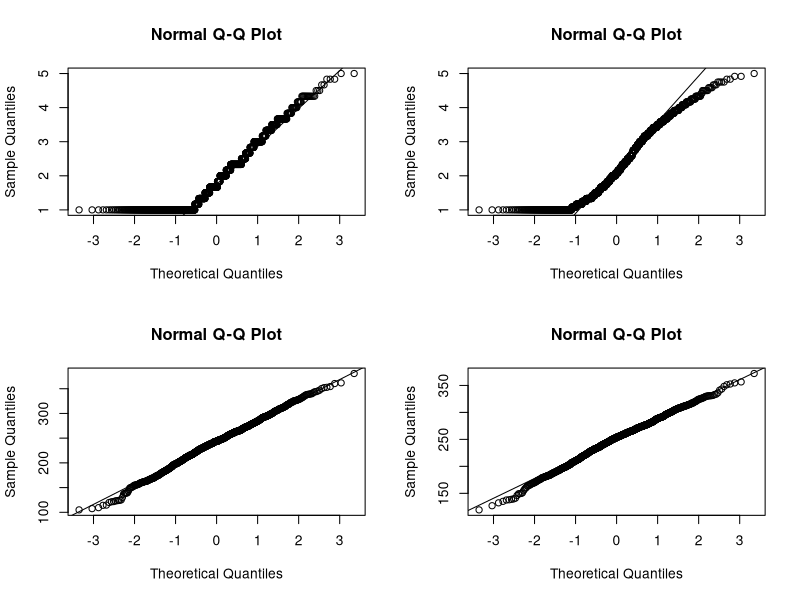

The R script that drew this image: (Note: this script raises an error after producing the figure.)
## ---- chunk 1
#s<-getwd()
#substr(s, 1, nchar(s)-4)
#path<-paste(substr(s, 1, nchar(s)-4),"Data/Data-NFEHRS_revised.sav",sep = "")
#library(haven)
#Rawdata<- read_sav(path)  #1247
## ---- chunk 2
setwd("/Users/kellyhuang/Desktop")
getwd()
#install.packages("haven")
library(haven)
Rawdata <- haven::read_sav("Data-NFEHRS_revised.sav")
## ---- chunk 3
summary(Rawdata$num_use)
nrow(Rawdata[Rawdata$num_use==7,])  
## ---- chunk 4
newdata<- Rawdata[Rawdata$num_use!=7,]  #1246
par(mfrow=c(2,2))
#1)skill_num
summary(newdata$num_use)
qqnorm(newdata$num_use)
qqline(newdata$num_use)

#2) skill_lit
summary(newdata$liter_use)
qqnorm(newdata$liter_use)
qqline(newdata$liter_use)

#3) test_num
summary(newdata$pvnumM)
qqnorm(newdata$pvnumM)
qqline(newdata$pvnumM)

#4) test_lit
summary(newdata$pvlitM)
qqnorm(newdata$pvlitM)
qqline(newdata$pvlitM)

## ---- chunk 5
nrow(newdata[is.na(newdata$Mgr),]) #501
nrow(newdata[is.na(newdata$GENDER_R),]) #0
nrow(newdata[is.na(newdata$ED_Level),]) #0
nrow(newdata[is.na(newdata$EMPloyed),]) #0
nrow(newdata[is.na(newdata$Full_part),]) #0
nrow(newdata[is.na(newdata$Years_wk),]) #0
nrow(newdata[is.na(newdata$work_flexM),]) #0
nrow(newdata[is.na(newdata$work_lrnM),]) #0
nrow(newdata[is.na(newdata$pub_priv),]) #40
nrow(newdata[is.na(newdata$NFE12),]) #0
nrow(newdata[is.na(newdata$FNFAET12),]) #0
nrow(newdata[is.na(newdata$FNFE12JR),]) #0
nrow(newdata[is.na(newdata$FNFAET12JR),]) #0
nrow(newdata[is.na(newdata$FNFAET12NJR),]) #0
nrow(newdata[is.na(newdata$NFEHRS),]) #0

## ---- chunk 6
table(newdata$pub_priv)
## ---- chunk 7
##1.ED_Level
unique(newdata$ED_Level)
nrow(newdata[newdata$ED_Level == 8,]) #only one observation, changes it to 4
newdata<- within(newdata, ED_Level[ED_Level==8]<-4 )

##2.Categorical variable
newdata$pub_priv <- factor(newdata$pub_priv)
newdata$GENDER_R <- as.factor(newdata$GENDER_R)
newdata$ED_Level <- as.factor(newdata$ED_Level)
newdata$Full_part <- as.factor(newdata$Full_part)
newdata$NFE12 <- as.factor(newdata$NFE12)
newdata$FNFE12JR <- as.factor(newdata$FNFE12JR)
newdata$FNFAET12NJR <- as.factor(newdata$FNFAET12NJR)
newdata$FNFAET12JR <- as.factor(newdata$FNFAET12JR)

##3. "FNFAET12" "FNFAET12JR" "FNFAET12NJR" t-test:
#1)pvlitM
t.test(pvlitM~FNFAET12, data = newdata) #p-value < 2.2e-16
t.test(pvlitM~FNFAET12JR, data = newdata) #p-value = 9.813e-13
t.test(pvlitM~FNFAET12NJR, data = newdata) #p-value = 0.0001315

#2)pvnumM
t.test(pvnumM~FNFAET12, data = newdata) #p-value < 2.2e-16
t.test(pvnumM~FNFAET12JR, data = newdata) #p-value < 2.2e-16
t.test(pvnumM~FNFAET12NJR, data = newdata) #p-value = 6.66e-06
##they are all statistically significant and FNFAET12 is the union of other two variables.

##4.FNFE12JR and FNFAET12JR
table(data_priv$FNFE12JR == data_priv$FNFAET12JR)##They are exactly the same: use one of them


## ---- chunk 8
newdata.numeric<-newdata[,c("AGE_R","Years_wk","work_flexM","work_lrnM","act_lrn",
                            "NFEHRS","pvlitM","pvnumM")]
cor(newdata.numeric)
## ---- chunk 9
#anova
# pvlitM vs gender
boxplot(pvlitM~GENDER_R,data=newdata, main="gender vs pvlitM", 
      xlab="gender", ylab="literacy score")
summary(aov(pvlitM~GENDER_R,data=newdata))

# pvlitM vs age
newdata$age_cat <-cut(newdata$AGE_R, c(49,55,60,65))
boxplot(pvlitM~age_cat,data=newdata, main="age vs pvlitM", 
      xlab="age", ylab="literacy score")
summary(aov(pvlitM~age_cat,data=newdata))


interaction.plot(newdata$GENDER_R, newdata$age_cat, newdata$pvlitM)
summary(aov(pvlitM~age_cat*GENDER_R,data=newdata))

# pvlitM vs full/part time
boxplot(pvlitM~Full_part,data=newdata, main="pvlitM vs full/part time", 
      xlab="full/part time", ylab="literacy score")
summary(aov(pvlitM~Full_part,data=newdata))

# pvlitM vs education
boxplot(pvlitM~ED_Level,data=newdata, main="pvlitM vs education", 
      xlab="education", ylab="literacy score")
summary(aov(pvlitM~ED_Level,data=newdata))

# pvlitM vs work year
newdata$Years_wk_cat <-cut(newdata$Years_wk, c(0,10,20,30,40,100), right=FALSE)
boxplot(pvlitM~Years_wk_cat,data=newdata, main="pvlitM vs work year", 
      xlab="work year", ylab="literacy score")
summary(aov(pvlitM~Years_wk_cat,data=newdata))

# pvlitM vs work_flexM
newdata$flex_cat <-cut(newdata$work_flexM, c(1,2,3,4,6), right=FALSE)
boxplot(pvlitM~flex_cat,data=newdata, main="pvlitM vs work flexibility", 
      xlab="work flexibility", ylab="literacy score")
summary(aov(pvlitM~flex_cat,data=newdata))

# pvlitM vs active learning
boxplot(pvlitM~act_lrn,data=newdata, main="pvlitM vs active learning", 
      xlab="active learning", ylab="literacy score")
summary(aov(pvlitM~act_lrn,data=newdata))

# pvlitM vs private/public
boxplot(pvlitM~Full_part,data=newdata, main="pvlitM vs private/public sector", 
      xlab="private/public sector", ylab="literacy score")
summary(aov(pvlitM~Full_part,data=newdata))

# pvlitM vs None formal education
boxplot(pvlitM~NFE12,data=newdata, main="pvlitM vs None formal education", 
      xlab="None formal education", ylab="literacy score")
summary(aov(pvlitM~NFE12,data=newdata))

# pvlitM vs adult eduction
boxplot(pvlitM~FNFAET12,data=newdata, main="pvlitM vs adult eduction", 
      xlab="adult eduction", ylab="literacy score")
summary(aov(pvlitM~FNFAET12,data=newdata))

# pvlitM vs adult eduction
unique(newdata$NFEHRS)
summary(lm(pvlitM~NFEHRS,data=newdata))
boxplot(pvlitM~NFEHRS,data=newdata, main="pvlitM vs eductaion", 
      xlab="adult eduction", ylab="literacy score")
summary(aov(pvlitM~NFEHRS,data=newdata))
## ---- chunk 10
# pvnum vs gender
boxplot(pvnumM~GENDER_R,data=newdata, main="gender vs pvnum", 
      xlab="gender", ylab="numeracy score")
summary(aov(pvnumM~GENDER_R,data=newdata))

# pvnum vs age
newdata$age_cat <-cut(newdata$AGE_R, c(49,55,60,65))
boxplot(pvnumM~age_cat,data=newdata, main="age vs pvnumM", 
      xlab="age", ylab="numeracy score")
summary(aov(pvnumM~age_cat,data=newdata))


interaction.plot(newdata$GENDER_R, newdata$age_cat, newdata$pvnumM)
summary(aov(pvnumM~age_cat*GENDER_R,data=newdata))

# pvnum vs full/part time
boxplot(pvnumM~Full_part,data=newdata, main="pvnumM vs full/part time", 
      xlab="full/part time", ylab="numeracy score")
summary(aov(pvnumM~Full_part,data=newdata))

# pvnum vs education
boxplot(pvnumM~ED_Level,data=newdata, main="pvnumM vs education", 
      xlab="education", ylab="numeracy score")
summary(aov(pvnumM~ED_Level,data=newdata))

# pvnum vs work year
boxplot(pvnumM~Years_wk_cat,data=newdata, main="pvnumM vs work year", 
      xlab="work year", ylab="numeracy score")
summary(aov(pvnumM~Years_wk_cat,data=newdata))
## ---- chunk 11
#numeracy:
data_num<- newdata[,c(-3,-4,-6,-8,-11,-12,-15,-16,-18,-21,-22)]
data_num<- na.omit(data_num) #1207
full.num<-lm(pvnumM~.,data=data_num)
null.num<-lm(pvnumM~1,data=data_num)
step(null.lit,scope = list(lower=null.lit,upper=full.lit), direction="both", criterion 
     = "AIC", trace = F)   #ED_Level, act_lrn, Age, Gender, work_flexM,NFEHRS, public/private

step(null.lit,scope = list(lower=null.lit,upper=full.lit), direction="both", criterion 
     = "BIC", trace = F, k=log(nrow(data_num))) #ED_level, act_ln

#literacture:
data_lit<- newdata[,c(-3,-4,-6,-8,-11,-12,-15,-16,-19,-21,-22)] 
data_lit<- na.omit(data_lit) #1207
full.lit<-lm(pvlitM~.,data=data_lit)
null.lit<-lm(pvlitM~1,data=data_lit)
step(null.lit,scope = list(lower=null.lit,upper=full.lit),direction="both", criterion = 
      "AIC", trace = F)#ED_Level, act_lrn, Age, Gender, work_flexM,NFEHRS,public/private

step(null.lit,scope = list(lower=null.lit,upper=full.lit),direction="both", criterion = 
       "BIC", trace = F,k=log(nrow(data_lit))) #ED_Level, act_lrn

lm1<-lm(formula = pvlitM ~ ED_Level + act_lrn + age_cat + work_flexM + 
    pub_priv + GENDER_R + NFEHRS, data = data_lit)

lm2<-lm(formula = pvlitM ~ ED_Level + act_lrn + age_cat + work_flexM + GENDER_R + NFEHRS, data = data_lit)

anova(lm1,lm2) # p-value=0.01978, we confirm that pub/private sector is significant.


## ---- chunk 12
data_priv <- newdata[newdata$pub_priv ==1 & (!is.na(newdata$pub_priv)), ] #1062
data_priv_lit<- data_priv[,c(-3,-4,-6,-8,-10,-11,-12,-15,-16,-19,-22)] 
data_priv_num<- data_priv[,c(-3,-4,-6,-8,-10,-11,-12,-15,-16,-18,-22)]

##1)numeracy
null.priv.num <- lm(pvnumM~1,data = data_priv_num)
full.priv.num <- lm(pvnumM~.,data = data_priv_num)
library(MASS)
#AIC
step(null.priv.num, scope = list(lower=null.priv.num,upper=full.priv.num), direction="both", criterion = "AIC",trace = F)  #ED_Level, act_lrn, Age, Gender, work_flexM,NFEHRS

#BIC
step(null.priv.num, scope = list(lower=null.priv.num,upper=full.priv.num), direction="both", criterion = "BIC",k=log(nrow(data_priv_num)),trace = F)#ED_level, act_lrn,Age,Gender
 

##2) Literacy
null.priv.lit<- lm(pvlitM~1,data=data_priv_lit)
full.priv.lit<- lm(pvlitM~.,data=data_priv_lit)

#AIC
step(null.priv.lit, scope = list(lower=null.priv.lit,upper=full.priv.lit), direction="both", criterion = "AIC",trace = F)  #ED_Level, act_lrn, Age, Gender, work_flexM,NFEHRS
#BIC
step(null.priv.lit, scope =list(lower=null.priv.lit,upper=full.priv.lit),direction="both", criterion = "BIC",k=log(nrow(data_priv_lit)),trace = F) #ED_Level, act_lrn, 
## ---- chunk 13
lm1<-lm(formula = pvlitM ~ ED_Level + act_lrn + age_cat + work_flexM + 
    pub_priv + GENDER_R + NFEHRS, data = data_lit)

lm2<-lm(formula = pvlitM ~ ED_Level + act_lrn + age_cat + work_flexM + GENDER_R + NFEHRS, data = data_lit)

anova(lm1,lm2) # p-value=0.01978, we confirm that pub/private sector is significant.
